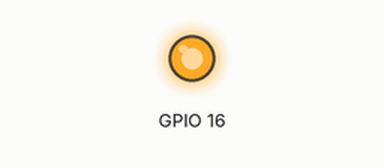
A program run on a simulated Raspberry Pi (BCM pin numbers). Shown: output pins drawn as LEDs (lit = HIGH). Threads take turns every 2 ms; the clock reads 2024-03-15 10:24:30 at power-on unless the program sets it; what the program prints to the terminal is not drawn. At 5.0 s the program stops and its outputs stay as they are.

Above: at 0.1 s.
At 5.1 s:
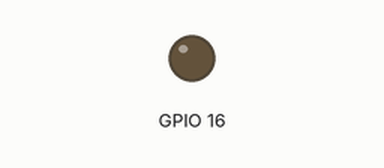
Timing chart, 0 to 6.5 s (numbered marks = the images above):
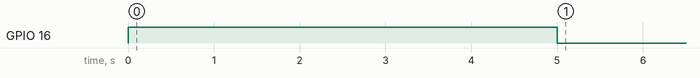

Measured:
- by itself, GPIO 16: LOW → HIGH at 0.00 s, → LOW 5.0 s later

The program:

gpio_addon.py
```python
from gpiozero import DigitalOutputDevice
import time
import threading
import logging

class AddonGPIO:

    def __init__(self, pin = 16, active_state = True):
        self.is_active = False
        self.pin = pin
        self.active_state = active_state
        self.device = DigitalOutputDevice(pin=pin, active_high=active_state)

    def __del__(self):
        try:
            self.device.off()
            self.device.close()
        except AttributeError:
            pass

    def activate_gpio(self):

        if not self.is_active:
            self.is_active = True

            thread = threading.Thread(target=self.write_to_pin)
            thread.start()

    def write_to_pin(self, duration = 5):

        start_time = time.time()

        logging.info("GPIO activated")
        self.device.on()
        while (time.time() - start_time) < duration:
            time.sleep(0.001)
        logging.info("GPIO deactivated")

        self.is_active = False
        self.device.off()

if __name__ == "__main__":
    GPIO = AddonGPIO(16, True)
    GPIO.activate_gpio()
    print("kk")
```
